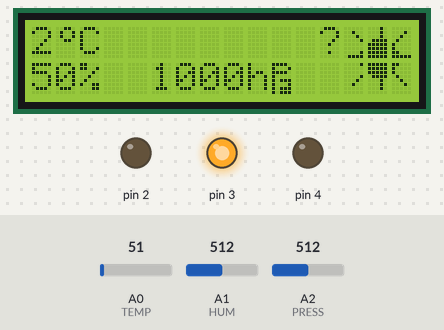
A sketch run on a simulated Arduino Uno, built with avr-gcc and run on an emulated ATmega328P. Shown: 16×2 character LCD, output pins drawn as LEDs (lit = HIGH). Inputs (shaded band) come from the test bench; at power-on: A1 (HUM) = 512, A0 (TEMP) = 51, A2 (PRESS) = 512. What the sketch prints to the serial monitor is not drawn.

Above: at 1.2 s.
1.3 s: A1 (HUM) set to 820
At 2.9 s:
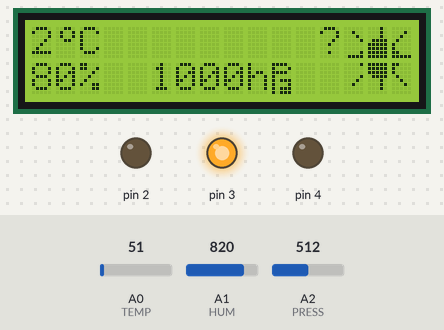
3.7 s: A1 (HUM) set to 835
At 4.9 s:
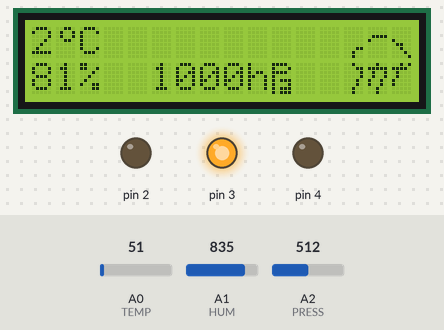
5.9 s: A0 (TEMP) set to 71
At 7.7 s:
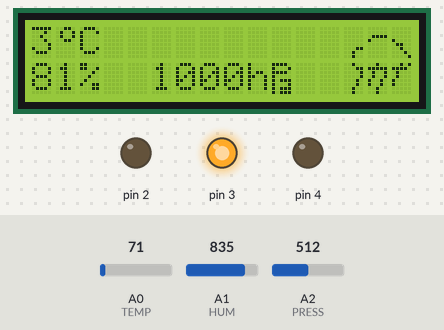
8.0 s: A2 (PRESS) set to 597
10.1 s: A2 (PRESS) set to 625
At 12.0 s:
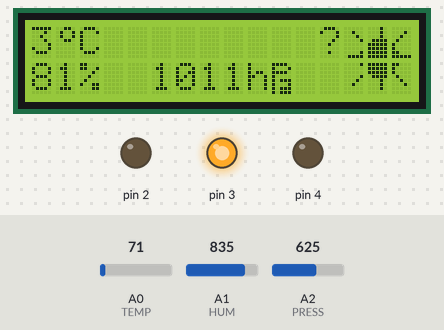
12.3 s: A0 (TEMP) set to 142
At 13.8 s:
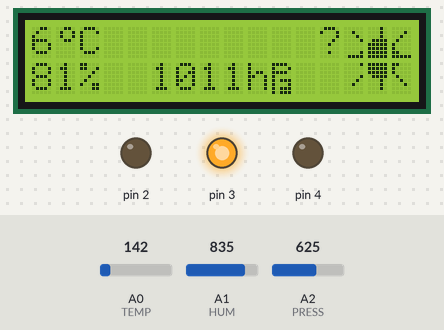
14.4 s: A0 (TEMP) set to 163
At 16.7 s:
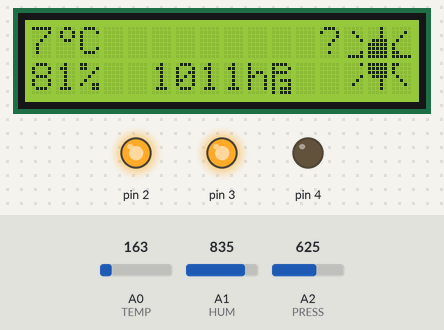
Timing chart, 0 to 18.2 s (numbered marks = the images above; inputs shaded):
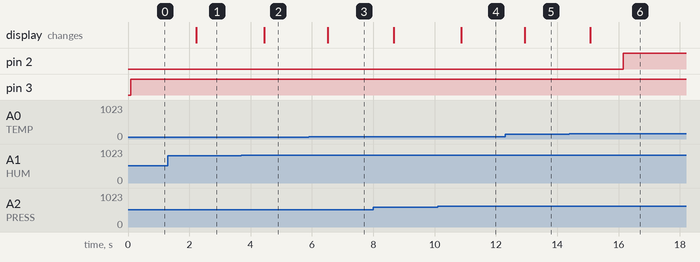

Measured:
- the behaviour switches between 828 and 829 on A1 (HUM) (found by bisection; images 1 and 2)
- the behaviour switches between 613 and 614 on A2 (PRESS) (found by bisection; images 3 and 4)
- the behaviour switches between 149 and 150 on A0 (TEMP) (found by bisection; images 5 and 6)
- after the input at 1.3 s, the display: changes after 0.93 s (image 1)
- after the input at 3.7 s, the display: changes after 0.74 s (image 2)
- after the input at 5.9 s, the display: changes after 0.61 s (image 3)
- after the input at 10.1 s, the display: changes after 0.77 s (image 4)
- after the input at 12.3 s, the display: changes after 0.64 s (image 5)
- after the input at 14.4 s, pin 2: LOW → HIGH after 1.8 s instead of 2.8 s; the display: changes after 0.68 s (image 6)

The sketch:

main.ino
```cpp
/*
  ===========================================
  Project Name: Water Level Controller
  Author: Your Name
  Date: March 31, 2025
  ===========================================
  Description:
  - Monitors water level using a sensor
  - Controls a pump based on water level
  - Uses hysteresis to prevent rapid switching

  Hardware:
  - Arduino Uno
  - Water Level Sensors
  - Relay Module
  - Blinker-compatible Display
  ===========================================
*/

// ========== Includes ==========
#include "FRONTEND.h"
// #include DHT library
// #include BMP library


// ========== Pin Definitions ==========
#define GREEN 2
#define RED 3
#define BUZZ 4

#define TEMP A0
#define HUM A1
#define PRESS A2


// ========== Variables ==========

const int DELAY = 1000;   // Delay between lectures/updates (mS)

const int N = 10;
float tempHistory[N] = {0};
int humHistory[N] = {0};
int pressHistory[N] = {0};
int index = 0;

float avgTemp = 0;
float avgHum = 0;
float avgPress = 0;

float lastTemp = 0;
int lastHum = 0;
int lastPress = 0;

float temp;
int hum;
int press;


// ========== Objects ==========
FRONTEND frontend(RED, GREEN, BUZZ, 0x27);


// ===========================================
//               SETUP FUNCTION
// ===========================================
void setup(){
  Serial.begin(9600);
  Serial.println("Estacion Meteorologica - Sirio Guy");

  frontend.init();
}


// ===========================================
//               MAIN LOOP
// ===========================================
void loop(){
  temp = mapTemp();
  hum = mapHum();
  press = mapPress();

  average();
  alerts();
  frontend.run(temp, hum, press, weather());

  delay(DELAY);
}


// ===========================================
//               FUNCTION DEFINITIONS
// ===========================================
float mapTemp(){
  int raw = analogRead(TEMP);
  return raw * (50.0 / 1023.0);
}

int mapHum(){
  int raw = analogRead(HUM);
  return map(raw, 0, 1023, 0, 100);
}

int mapPress(){
  int raw = analogRead(PRESS);
  return map(raw, 0, 1023, 950, 1050);
}

void average(){
  tempHistory[index] = temp;
  humHistory[index] = hum;
  pressHistory[index] = press;
  index = (index + 1) % N;

  avgTemp = 0;
  avgHum = 0;
  avgPress = 0;

  for(int i = 0; i < N; i++){
    avgTemp += tempHistory[i];
    avgHum += humHistory[i];
    avgPress += pressHistory[i];
  }

  avgTemp /= N;
  avgHum /= N;
  avgPress /= N;
}

void alerts(){
  if(avgTemp < 5   ||   avgTemp > 38){
    frontend.redAlert();
  }
  else if(avgTemp < 10   ||   avgTemp > 30){
    frontend.yellowAlert();
  }
  else if(abs(temp - lastTemp) > 3){
    frontend.buzzAlert();
  }


  else if(avgHum < 30   ||   avgHum > 90){
    frontend.redAlert();
  }
  else if(avgHum < 40   ||   avgHum > 85){
    frontend.yellowAlert();
  }
  else if(abs(hum - lastHum) > 10){
    frontend.buzzAlert();
  }


  else if(avgPress < 980   ||   avgPress > 1040){
    frontend.redAlert();
  }
  else if(avgPress < 995   ||   avgPress > 1020){
    frontend.yellowAlert();
  }
  else if(abs(press - lastPress) > 3){
    frontend.buzzAlert();
  }

  else{
    frontend.greenAlert();
  }

  lastTemp = temp;
  lastHum = hum;
  lastPress = press;
}

int weather(){
  if (temp > 25 && hum > 80 && press < 1000) {
    return 3;
  }

  // **Rainy**: High hum, lower press
  else if (hum > 80 && press < 1010) {
    return 2;
  }

  // **Sunny**: Warm, low hum, normal/high press
  else if (temp >= 20 && temp <= 35 && hum < 60 && press >= 1010) {
    return 0;
  }

  // **Cloudy**: Mild temps, moderate hum, normal press
  else if (temp >= 15 && temp <= 30 && hum >= 60 && hum <= 80) {
    return 1;
  }

  // **Partly Cloudy**: Everything else that isn't extreme or unclassified
  else {
    return 4;
  }
}
```

FRONTEND.cpp
```cpp
#include "FRONTEND.h"


FRONTEND::FRONTEND(int redPin, int greenPin, int buzzPin, uint8_t address)
  : lcd(address, 16, 2) {

    _redPin = redPin;
    _greenPin = greenPin;
    _buzzPin = buzzPin;

  }


void FRONTEND::init(){
  pinMode(_redPin, OUTPUT);
  pinMode(_greenPin, OUTPUT);
  pinMode(_buzzPin, OUTPUT);

  lcd.init();
  lcd.clear();
  lcd.backlight();

  lcd.createChar(6, degree);
  lcd.createChar(7, pascal);
}


void FRONTEND::run(float temp, int hum, int press, int weather){
  _temp = temp;
  _hum = hum;
  _press = press;
  _weather = weather;

  int tempRound = static_cast<int>(round(_temp));


  lcd.setCursor(0, 0);
  lcd.print(tempRound);
  lcd.write(byte(6));
  lcd.print("C ");

  lcd.setCursor(0, 1);
  lcd.print(_hum);
  lcd.print("%  ");

  lcd.setCursor(5, 1);
  lcd.print(_press);
  lcd.print("h");
  lcd.write(byte(7));
  lcd.print(" ");


  if(_weather == 0){
    lcd.setCursor(12, 0);
    lcd.print(" ");
    sunny();
  }
  else if(_weather == 1){
    lcd.setCursor(12, 0);
    lcd.print(" ");
    cloudy();
  }
  else if(_weather == 2){
    lcd.setCursor(12, 0);
    lcd.print(" ");
    rainy();
  }
  else if(_weather == 3){
    lcd.setCursor(12, 0);
    lcd.print("!");
    stormy();
  }
  else if(_weather == 4){
    lcd.setCursor(12, 0);
    lcd.print("?");
    sunny();
  }
}


void FRONTEND::sunny(){
  lcd.createChar(0, sun0);
  lcd.createChar(1, sun1);
  lcd.createChar(2, sun2);
  lcd.createChar(3, sun3);
  lcd.createChar(4, sun4);
  lcd.createChar(5, sun5);

  lcd.setCursor(13, 0);
  lcd.write(byte(0));
  lcd.write(byte(1));
  lcd.write(byte(2));

  lcd.setCursor(13, 1);
  lcd.write(byte(3));
  lcd.write(byte(4));
  lcd.write(byte(5));
}

void FRONTEND::cloudy(){
  lcd.createChar(0, cloud0);
  lcd.createChar(1, cloud1);
  lcd.createChar(2, cloud2);
  lcd.createChar(3, cloud3);
  lcd.createChar(4, cloud4);
  lcd.createChar(5, cloud5);

  lcd.setCursor(13, 0);
  lcd.write(byte(0));
  lcd.write(byte(1));
  lcd.write(byte(2));

  lcd.setCursor(13, 1);
  lcd.write(byte(3));
  lcd.write(byte(4));
  lcd.write(byte(5));
}

void FRONTEND::rainy(){
  lcd.createChar(0, cloud0);
  lcd.createChar(1, cloud1);
  lcd.createChar(2, cloud2);
  lcd.createChar(3, rain3);
  lcd.createChar(4, rain4);
  lcd.createChar(5, rain5);

  lcd.setCursor(13, 0);
  lcd.write(byte(0));
  lcd.write(byte(1));
  lcd.write(byte(2));

  lcd.setCursor(13, 1);
  lcd.write(byte(3));
  lcd.write(byte(4));
  lcd.write(byte(5));
}

void FRONTEND::stormy(){
  lcd.createChar(0, cloud0);
  lcd.createChar(1, cloud1);
  lcd.createChar(2, cloud2);
  lcd.createChar(3, cloud3);
  lcd.createChar(4, storm4);
  lcd.createChar(5, cloud5);

  lcd.setCursor(13, 0);
  lcd.write(byte(0));
  lcd.write(byte(1));
  lcd.write(byte(2));

  lcd.setCursor(13, 1);
  lcd.write(byte(3));
  lcd.write(byte(4));
  lcd.write(byte(5));
}


void FRONTEND::redAlert(){
  digitalWrite(_redPin, HIGH);
  digitalWrite(_greenPin, LOW);
}


void FRONTEND::yellowAlert(){
  digitalWrite(_redPin, HIGH);
  digitalWrite(_greenPin, HIGH);
}


void FRONTEND::greenAlert(){
  digitalWrite(_redPin, LOW);
  digitalWrite(_greenPin, HIGH);
}


void FRONTEND::buzzAlert(){
  for(int i = 0; i <= 3; i++){
    digitalWrite(_buzzPin, HIGH);
    delay(100);
    digitalWrite(_buzzPin, LOW);
    delay(100);
  }
}
```

FRONTEND.h
```cpp
#ifndef FRONTEND_h
#define FRONTEND_H

#include "Arduino.h"
#include "LiquidCrystal_I2C.h"


class FRONTEND {
  public:
    FRONTEND(int redPin, int greenPin, int buzzPin, uint8_t address);

    void init();
    void run(float temp, int hum, int press, int weather);

    void redAlert();
    void yellowAlert();
    void greenAlert();
    void buzzAlert();

  private:
    LiquidCrystal_I2C lcd;

    int _redPin;
    int _greenPin;
    int _buzzPin;

    int _temp;
    int _hum;
    int _press;
    int _weather;   // Weather type (0 = sunny, 1 = cloudy, 2 = rainy, 3 = stormy, 4 = parcial)

    void sunny();
    void cloudy();
    void rainy();
    void stormy();

    // Custom characters

    byte sun0[8]{
      B00000,
      B00100,
      B00010,
      B00001,
      B00000,
      B00000,
      B00001,
      B01111
    };
    byte sun1[8]{
      B00010,
      B00010,
      B00010,
      B01111,
      B11111,
      B11111,
      B11111,
      B11111
    };
    byte sun2[8]{
      B00000,
      B00010,
      B00100,
      B01000,
      B10000,
      B10000,
      B11000,
      B11111
    };
    byte sun3[8]{
      B00001,
      B00000,
      B00000,
      B00001,
      B00010,
      B00100,
      B00000,
      B00000
    };
    byte sun4[8]{
      B11111,
      B11111,
      B11111,
      B01111,
      B00010,
      B00010,
      B00010,
      B00000
    };
    byte sun5[8]{
      B11000,
      B10000,
      B10000,
      B01000,
      B00100,
      B00010,
      B00000,
      B00000
    };


    byte cloud0[8]{
      B00000,
      B00000,
      B00000,
      B00000,
      B00000,
      B00011,
      B00100,
      B00100
    };
    byte cloud1[8]{
      B00000,
      B00000,
      B01111,
      B10000,
      B00000,
      B00000,
      B00000,
      B00000
    };
    byte cloud2[8]{
      B00000,
      B00000,
      B00000,
      B10000,
      B01100,
      B00100,
      B00010,
      B00001
    };
    byte cloud3[8]{
      B00100,
      B00011,
      B00000,
      B00000,
      B00000,
      B00000,
      B00000,
      B00000
    };
    byte cloud4[8]{
      B00000,
      B11111,
      B00000,
      B00000,
      B00000,
      B00000,
      B00000,
      B00000
    };
    byte cloud5[8]{
      B00001,
      B11110,
      B00000,
      B00000,
      B00000,
      B00000,
      B00000,
      B00000
    };


    byte rain3[8]{
      B00100,
      B00011,
      B00001,
      B00001,
      B00010,
      B00010,
      B00100,
      B00100
    };
    byte rain4[8]{
      B00100,
      B11111,
      B01001,
      B01001,
      B10010,
      B10010,
      B00100,
      B00100
    };
    byte rain5[8]{
      B00101,
      B11110,
      B01000,
      B01000,
      B10000,
      B10000,
      B00000,
      B00000
    };


    byte storm4[8]{
      B00010,
      B00100,
      B01000,
      B11100,
      B00111,
      B00010,
      B00100,
      B01000
    };

    byte degree[8]{
      B00110,
      B01001,
      B01001,
      B00110,
      B00000,
      B00000,
      B00000,
      B00000
    };

    byte pascal[8]{
      B11110,
      B10001,
      B11110,
      B10000,
      B10111,
      B10001,
      B10111,
      B10111
    };
};


#endif
```
